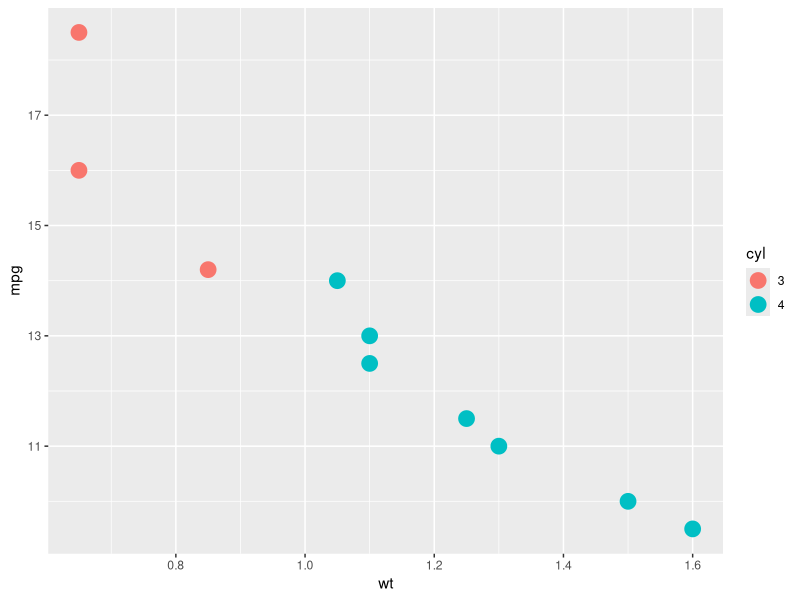

This figure's R source:
# Pakistani Cars ka detail dataset create karna
pak_cars <- data.frame(
  mpg  = c(16.0, 18.5, 14.2, 12.5, 11.0, 11.5, 13.0, 10.0, 9.5, 14.0), # Kilometers per liter (KMPL)
  cyl  = c(3, 3, 3, 4, 4, 4, 4, 4, 4, 4),                              # Number of cylinders
  disp = c(796, 658, 998, 1199, 1498, 1798, 1496, 1999, 1999, 1480),   # Displacement in CC
  hp   = c(39, 39, 67, 88, 170, 138, 106, 155, 155, 105),              # Gross horsepower
  wt   = c(0.65, 0.65, 0.85, 1.10, 1.30, 1.25, 1.10, 1.50, 1.60, 1.05),# Weight in 1000 kgs (Tons)
  am   = c(0, 1, 0, 1, 1, 1, 1, 1, 1, 1),                              # Transmission (0 = Manual, 1 = Automatic)
  gear = c(4, 5, 5, 5, 6, 6, 7, 6, 6, 5)                               # Number of forward gears
)

# Row names set karna (Cars ke naam)
rownames(pak_cars) <- c(
  "Suzuki Mehran", 
  "Suzuki Alto", 
  "Suzuki Cultus", 
  "Honda City 1.2", 
  "Honda Civic 1.5", 
  "Toyota Corolla 1.8", 
  "Toyota Yaris 1.5", 
  "Kia Sportage", 
  "Hyundai Tucson", 
  "Changan Alsvin"
)


library(ggplot2)
data(pak_cars)
pak_cars$cyl <- as.factor(pak_cars$cyl)
pak_cars$gear <- as.factor(pak_cars$gear)

  ggplot(pak_cars, aes(x = wt, y=mpg,colour = cyl))+
    geom_point(size=5)
  
  subset(pak_cars, cyl = 3, mpg = max(cyl = 3))

  
